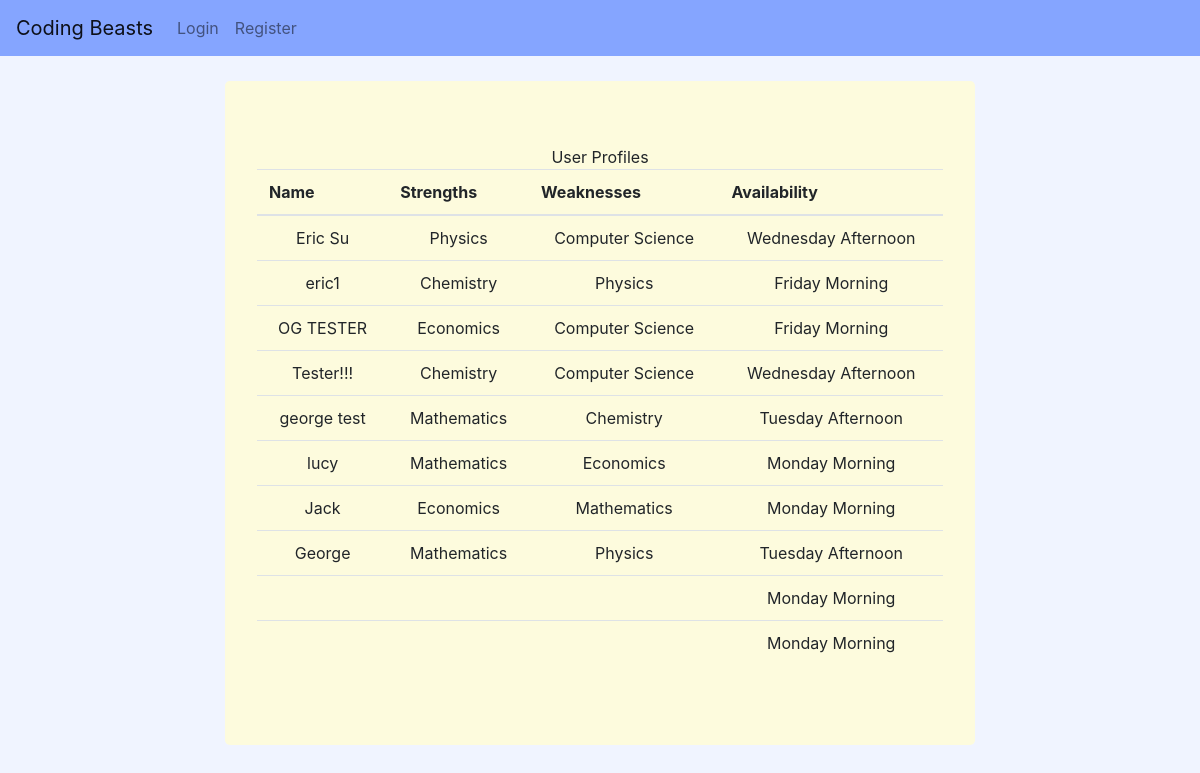
Page /profiles/ on the earlier database version.
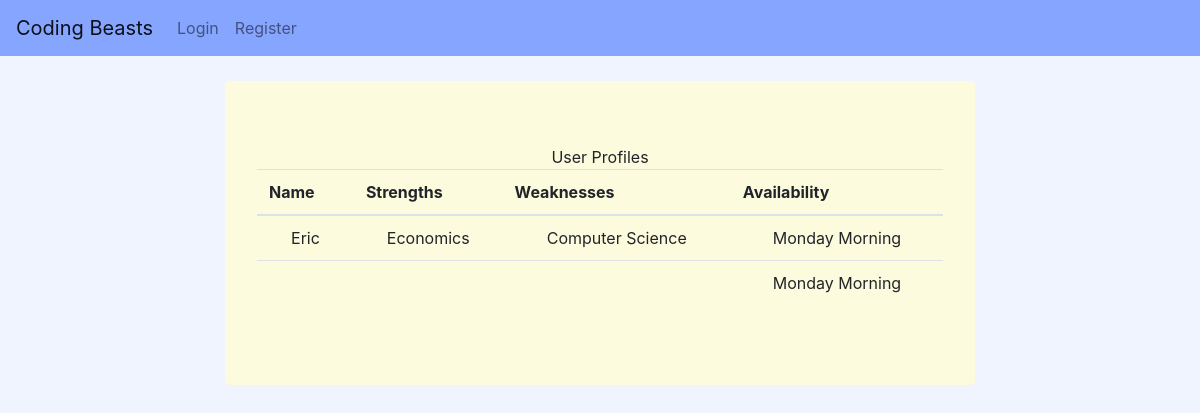
Same page on the later database version.
### sbuddy/models.py (models this page shows, shortened)
class Profile(models.Model):
    STRENGTH_CHOICES = (
        ('--------', '--------'),
        ('Mathematics','Mathematics'),
        ('Chemistry','Chemistry'),
        ('Physics','Physics'),
        ('Computer Science','Computer Science'),
        ('Economics','Economics'),
        ('Engineering', 'Engineering'),
        ('Statistics', 'Statistics'),
        ('Psychology', 'Psychology'),
        ('Business', 'Business'),
        )
    SCHEDULE_CHOICES = [
        ("Monday Morning", "Monday Morning"),
        ("Monday Afternoon", "Monday Afternoon"),
        ("Tuesday Morning", "Tuesday Morning"),
        ("Tuesday Afternoon", "Tuesday Afternoon"),
        ("Wednesday Morning", "Wednesday Morning"),
        ("Wednesday Afternoon", "Wednesday Afternoon"),
        ("Thursday Morning", "Thursday Morning"),
        ("Thursday Afternoon", "Thursday Afternoon"),
        ("Friday Morning", "Friday Morning"),
        ("Friday Afternoon", "Friday Afternoon"),
    ]
    user = models.OneToOneField(User, on_delete=models.CASCADE)
    name = models.CharField(max_length=100, blank=False, default='')
    phone = models.CharField(max_length=12, blank=False, default='')
    meetingURL = models.CharField(max_length=100, blank=False, default='')
    strengths = models.CharField(
        max_length=255,
        choices=STRENGTH_CHOICES,
        default='')
    weaknesses = models.CharField(
        max_length=255,
        choices=STRENGTH_CHOICES,
        default='')
    availability = models.CharField(
        max_length=50,
        choices=SCHEDULE_CHOICES,
        default='Monday Morning',
    )
    def __init__(self, *args, **kwargs):
        super(Profile, self).__init__(*args, **kwargs)
        self.__original_phone = self.phone

### sbuddy/views.py (the view)
# urls.py: path('profiles/',views.profile,name="profile"),
def profile(request):
    users = Profile.objects.all()
    return render(request, 'sbuddy/profile.html', {'users': users})

### sbuddy/templates/sbuddy/profile.html (shortened to what this page needs)
{% extends 'sbuddy/base.html' %}
{% load bootstrap4 %}
{% block content %}
<div style="height:25px"></div>
<body>
    <div class="container text-center jumbotron" style="max-width:750px; background-color:#FDFBDD;>
        <h2 class="text-center" style="padding-bottom:25px"> User Profiles </h2>
        <table class="table">
            <thead>
                <tr>
                <th>Name</th>
                <th>Strengths</th>
                <th>Weaknesses</th>
                <th>Availability</th>
                </tr>
            </thead>
            <tbody>
                {% for user in users %}
                <tr>
                    <td class="text-center">{{ user.name }}</td>
                    <td class="text-center">{{ user.strengths }}</td>
                    <td class="text-center">{{ user.weaknesses }}</td>
                    <td class="text-center">{{ user.availability }}</td>
                </tr>
                {% endfor %}
            </tbody>
        </table>
    </div>
</body>
{% endblock%}

### sbuddy/templates/sbuddy/base.html (shortened to what this page needs)
{% load socialaccount %}
{% load bootstrap4 %}
{% bootstrap_css %}
<nav class="navbar navbar-expand-lg navbar-light" style="background-color: #85A5FF;">
  <a class="navbar-brand" href="{% url 'sbuddy:index' %}">Coding Beasts</a>
  <div class="collapse navbar-collapse" id="navbarText">
    <div class="navbar-nav">
      {% if user.is_authenticated %}
        <a class="nav-item nav-link" href="{% url 'sbuddy:user_profile' %}">Profile</a>
        <a class="nav-item nav-link" href="{% url 'account_logout' %}">Logout</a>
      {% else %}
        <a class="nav-item nav-link" href="{% url 'account_login' %}">Login</a>
        <a class="nav-item nav-link" href="{% url 'account_signup' %}">Register</a>
      {% endif %}
    </div>
  </div>
</nav>
<body style="background-color: #F0F4FF;">
  <div class="container text-center">
    {% block content %}
    {% endblock  %}
  </div>
</body>

Differences in the rows shown:
removed Profile: name "eric1", strengths "Chemistry", weaknesses "Physics", availability "Friday Morning"
removed Profile: name "OG TESTER", strengths "Economics", weaknesses "Computer Science", availability "Friday Morning"
removed Profile: name "Tester!!!", strengths "Chemistry", weaknesses "Computer Science", availability "Wednesday Afternoon"
removed Profile: name "george test", strengths "Mathematics", weaknesses "Chemistry", availability "Tuesday Afternoon"
removed Profile: name "lucy", strengths "Mathematics", weaknesses "Economics", availability "Monday Morning"
removed Profile: name "Jack", strengths "Economics", weaknesses "Mathematics", availability "Monday Morning"
removed Profile: name "George", strengths "Mathematics", weaknesses "Physics", availability "Tuesday Afternoon"
removed Profile: availability "Monday Morning"
changed Profile "Computer Science": name "Eric Su" → "Eric"; strengths "Physics" → "Economics"; availability "Wednesday Afternoon" → "Monday Morning"
